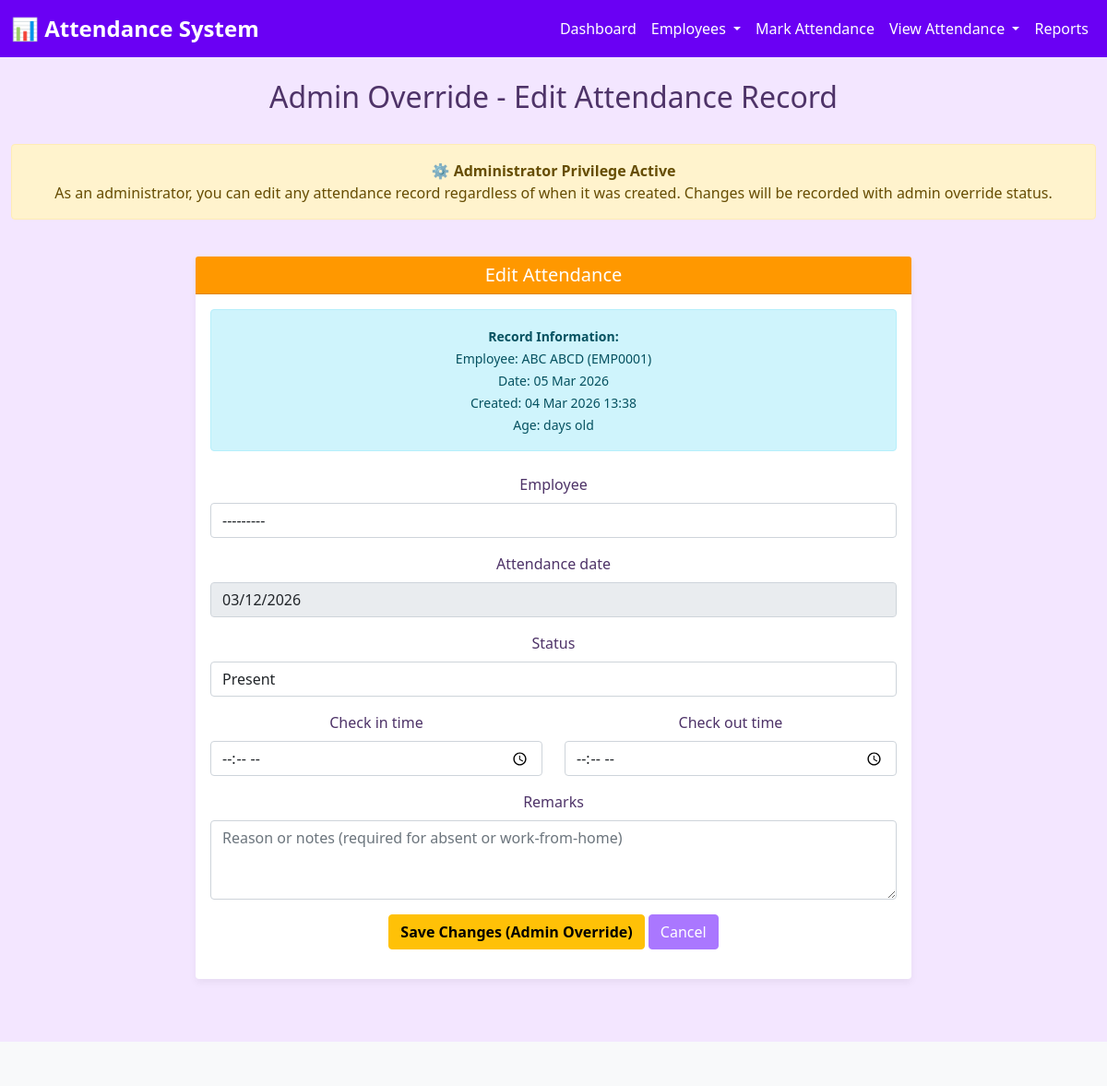
The app's page /attendance/attendance/1/admin-edit/ (signed in), older data.
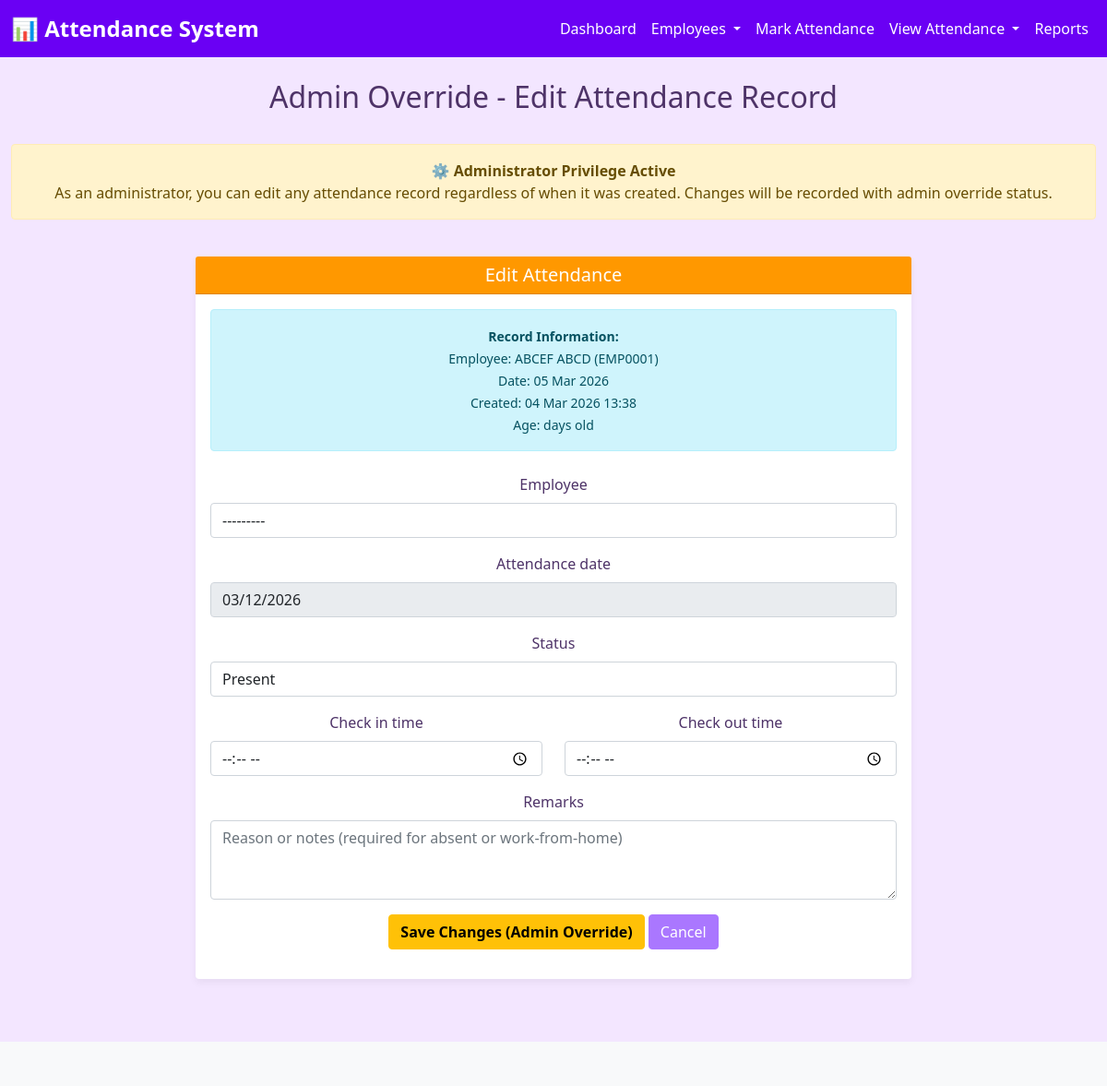
The same page, newer data.
### attendance/models.py (models this page shows, shortened)
class Attendance(models.Model):
    STATUS_CHOICES = [
        ('PRESENT', 'Present'),
        ('ABSENT', 'Absent'),
        ('WORKING_LEAVE', 'Work From Home'),
        ('NFD', 'No Full Day / Half Day'),
        ('LATE', 'Late'),
    ]
    employee = models.ForeignKey(Employee, on_delete=models.CASCADE, related_name='attendance_records')
    attendance_date = models.DateField(db_index=True)
    status = models.CharField(max_length=20, choices=STATUS_CHOICES)
    check_in_time = models.TimeField(null=True, blank=True)
    check_out_time = models.TimeField(null=True, blank=True)
    remarks = models.TextField(null=True, blank=True)
    created_at = models.DateTimeField(auto_now_add=True, db_index=True)
    updated_at = models.DateTimeField(auto_now=True)
    class Meta:
        ordering = ['-attendance_date']
        unique_together = ['employee', 'attendance_date']
        verbose_name_plural = "Attendance Records"
        indexes = [
            models.Index(fields=['employee', 'attendance_date']),
            models.Index(fields=['attendance_date', 'status']),
        ]
    def is_editable(self, user=None):
        today = timezone.localdate()
        if self.attendance_date == today and not (user and user.is_staff):
            return False
        if user and user.is_staff:
            return True
        one_month_ago = timezone.now() - timedelta(days=30)
        return self.created_at >= one_month_ago

class Employee(models.Model):
    DEPARTMENT_CHOICES = [
        ('HR', 'Human Resources'),
        ('IT', 'Information Technology'),
        ('SALES', 'Sales'),
        ('MARKETING', 'Marketing'),
        ('OPERATIONS', 'Operations'),
        ('FINANCE', 'Finance'),
    ]
    employee_id = models.CharField(
        max_length=10,
        unique=True,
        validators=[RegexValidator(r'^EMP\d{4}$', 'Employee ID must be in format EMPXXXX')]
    )
    first_name = models.CharField(max_length=100)
    last_name = models.CharField(max_length=100)
    email = models.EmailField(unique=True)
    phone = models.CharField(max_length=15)
    department = models.CharField(max_length=20, choices=DEPARTMENT_CHOICES)
    position = models.CharField(max_length=100)
    date_of_joining = models.DateField()
    is_active = models.BooleanField(default=True)
    created_at = models.DateTimeField(auto_now_add=True)
    updated_at = models.DateTimeField(auto_now=True)
    class Meta:
        ordering = ['employee_id']
        verbose_name_plural = "Employees"
    def __str__(self):
        return f"{self.employee_id} - {self.first_name} {self.last_name}"
    def get_full_name(self):
        return f"{self.first_name} {self.last_name}"

### attendance/views.py (the view)
# urls.py: path('attendance/<int:attendance_id>/admin-edit/', views.admin_override_edit, name='admin_override_edit'),
def admin_override_edit(request, attendance_id):
    if not request.user.is_staff:
        messages.error(request, 'Only administrators can access this page.')
        return redirect('attendance:dashboard')
    attendance = get_object_or_404(Attendance, pk=attendance_id)
    if request.method == 'POST':
        form = AttendanceForm(request.POST, instance=attendance, user=request.user)
        if form.is_valid():
            attendance = form.save()
            messages.success(request, f'Attendance record updated by admin (Admin Override)!')
            return redirect('attendance:attendance_history')
    else:
        form = AttendanceForm(instance=attendance, user=request.user)
    context = {
        'form': form,
        'attendance': attendance,
        'is_admin_override': True,
    }
    return render(request, 'attendance/admin_override_edit.html', context)

### attendance/templates/attendance/admin_override_edit.html (shortened to what this page needs)
{% extends 'base.html' %}
{% block content %}
<div class="row mb-4">
    <div class="col-md-12">
        <h2>Admin Override - Edit Attendance Record</h2>
    </div>
</div>
<div class="row mb-4">
    <div class="col-md-12">
        <div class="alert alert-warning">
            <strong>⚙️ Administrator Privilege Active</strong>
            <p class="mb-0">As an administrator, you can edit any attendance record regardless of when it was created. Changes will be recorded with admin override status.</p>
        </div>
    </div>
</div>
<div class="row">
    <div class="col-md-8 offset-md-2">
        <div class="card">
            <div class="card-header" style="background: #ff9800; color: white;">
                <h5 class="mb-0">Edit Attendance</h5>
            </div>
            <div class="card-body">
                {% if attendance %}
                <div class="alert alert-info mb-4">
                    <small>
                        <strong>Record Information:</strong><br>
                        Employee: {{ attendance.employee.get_full_name }} ({{ attendance.employee.employee_id }})<br>
                        Date: {{ attendance.attendance_date|date:"d M Y" }}<br>
                        Created: {{ attendance.created_at|date:"d M Y H:i" }}<br>
                        Age: {% widthratio attendance.created_at|timesince 1 1 %} days old
                    </small>
                </div>
                {% endif %}
                <form method="POST">
                    <div class="mb-3">
                        <label for="{{ form.employee.id_for_label }}" class="form-label">{{ form.employee.label }}</label>
                        {{ form.employee }}
                    </div>
                    <div class="mb-3">
                        <label for="{{ form.attendance_date.id_for_label }}" class="form-label">{{ form.attendance_date.label }}</label>
                        {{ form.attendance_date }}
                    </div>
                    <div class="mb-3">
                        <label for="{{ form.status.id_for_label }}" class="form-label">{{ form.status.label }}</label>
                        {{ form.status }}
                    </div>
                    <div class="row">
                        <div class="col-md-6 mb-3">
                            <label for="{{ form.check_in_time.id_for_label }}" class="form-label">{{ form.check_in_time.label }}</label>
                            {{ form.check_in_time }}
                        </div>
                        <div class="col-md-6 mb-3">
                            <label for="{{ form.check_out_time.id_for_label }}" class="form-label">{{ form.check_out_time.label }}</label>
                            {{ form.check_out_time }}
                        </div>
                    </div>
                    <div class="mb-3">
                        <label for="{{ form.remarks.id_for_label }}" class="form-label">{{ form.remarks.label }}</label>
                        {{ form.remarks }}
                    </div>
                    <div class="mb-3">
                        <button type="submit" class="btn btn-warning">
                            <strong>Save Changes (Admin Override)</strong>
                        </button>
                        <a href="{% url 'attendance:attendance_history' %}" class="btn btn-secondary">Cancel</a>
                    </div>
                </form>
            </div>
        </div>
    </div>
</div>
{% endblock %}

Row changes from the older to the newer data that the page shows:
changed through a linked row, Attendance "EMP0001": employee.get_full_name "ABC ABCD" → "ABCEF ABCD"
